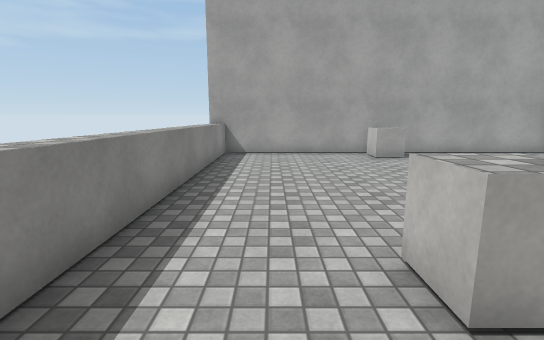
view 1 (above)

24 first-person views from a walk through a Unity game level. The camera is 1.4 m above the floor, tilts 10° down and sees 85° across. The floor is counted in squares, 1 m on a side. Each view is taken from the middle of a square. On the plan, view 1 faces up. The plan holds only what a view shows up to about 14 squares ahead; the rest is blank. The place goes on beyond the plan. The player is left out. Door leaves are left out, so doorways stand open. Surface patterns are stand-ins for the level's own textures.

view 2
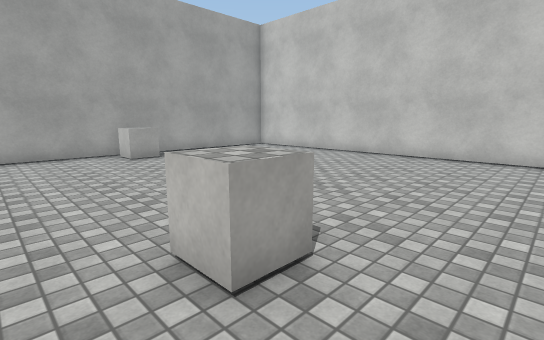

view 3
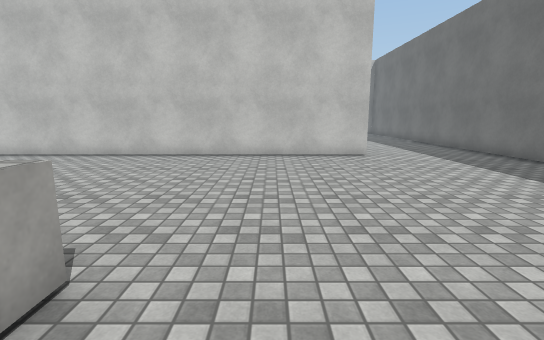

view 4
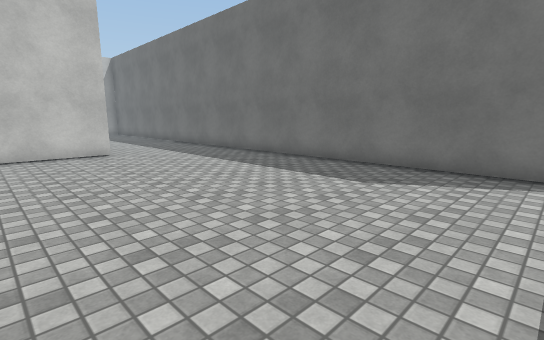

view 5
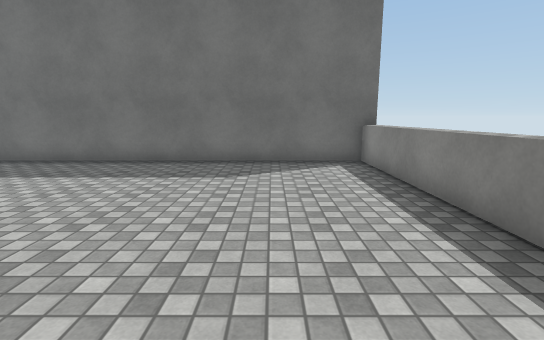

view 6
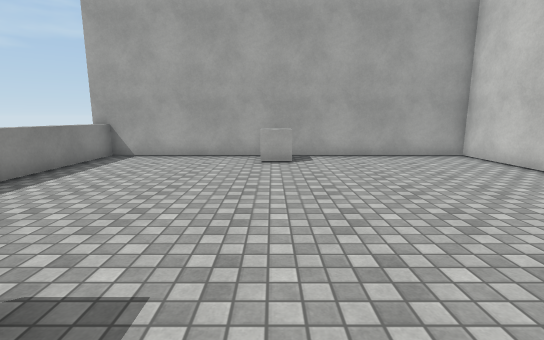

view 7
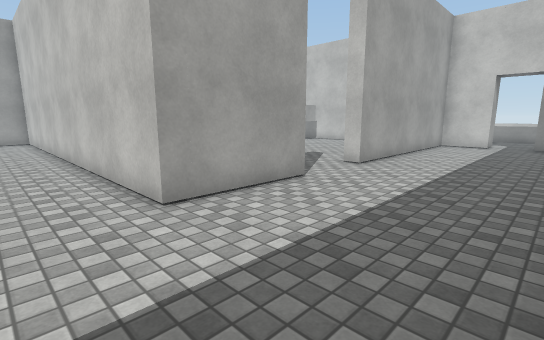

view 8
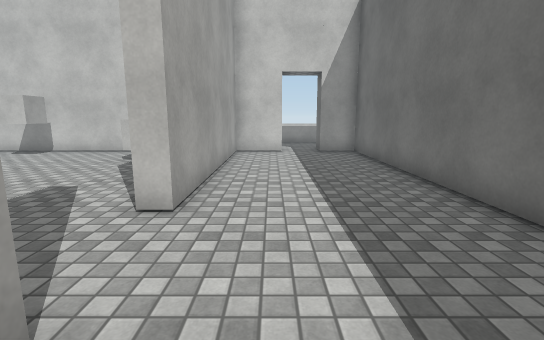

view 9
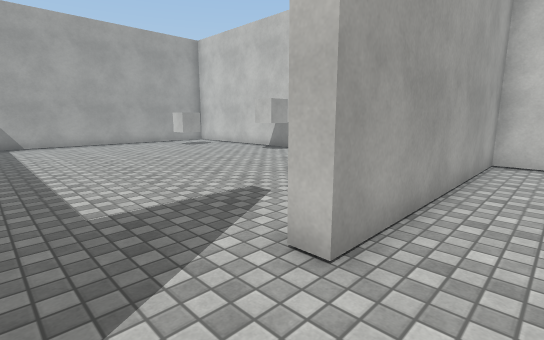

view 10
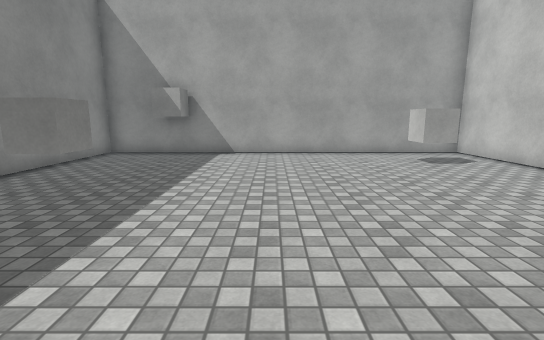

view 11
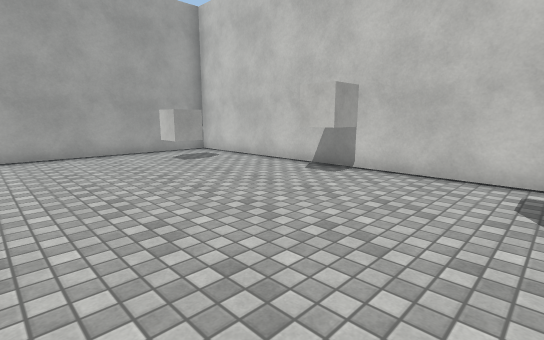

view 12
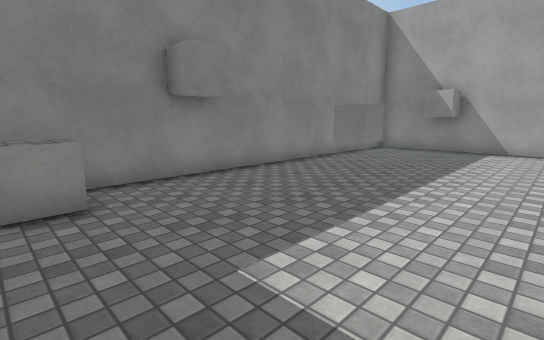

view 13
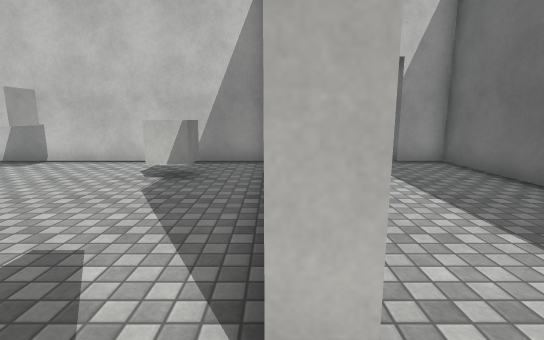

view 14
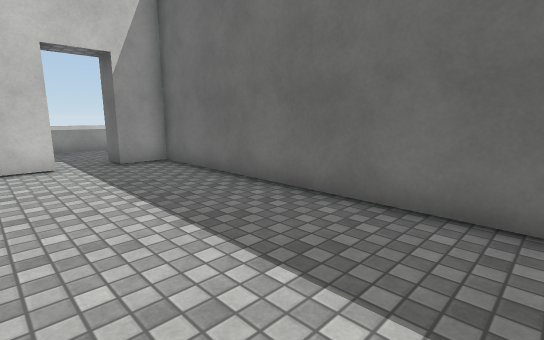

view 15
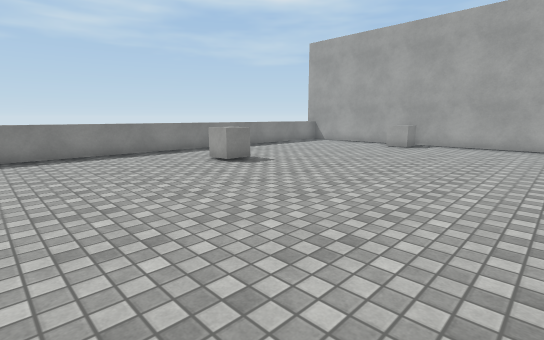

view 16
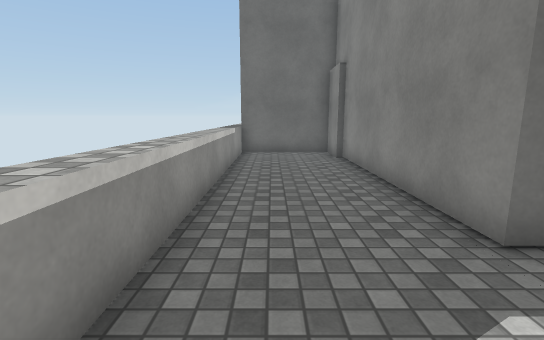

view 17
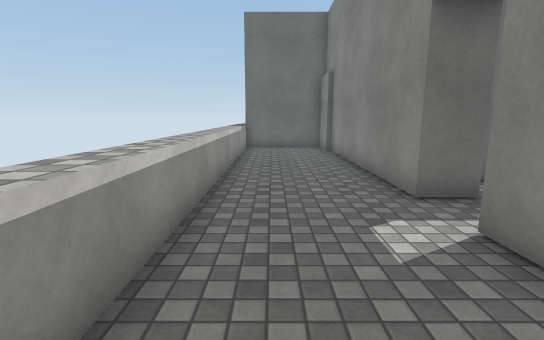

view 18
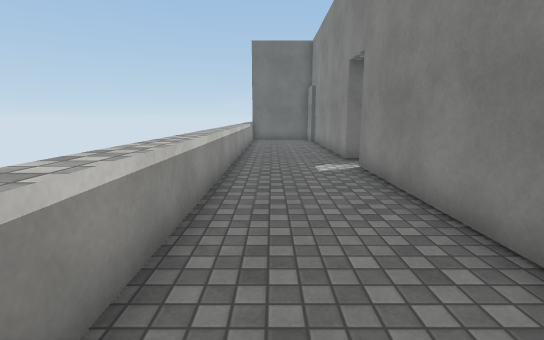

view 19
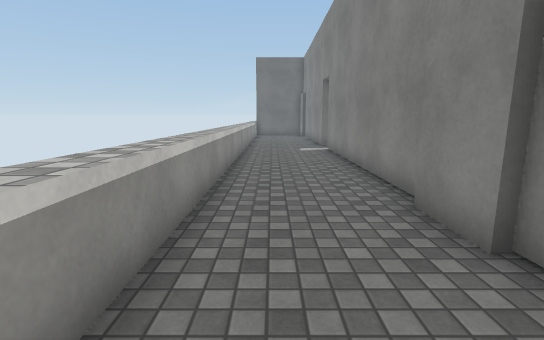

view 20
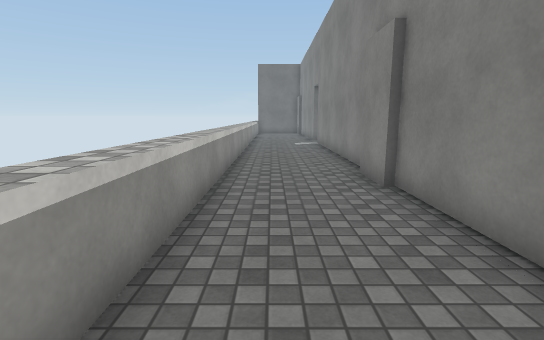

view 21
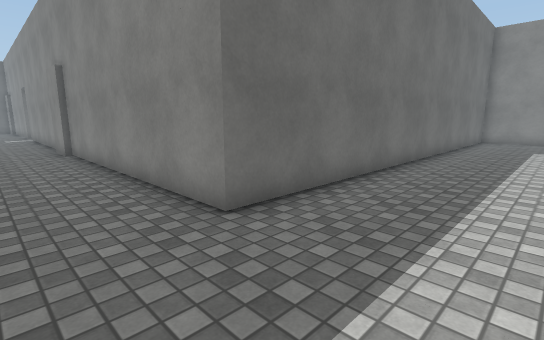

view 22
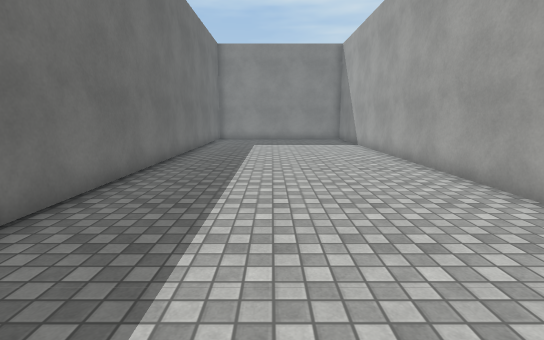

view 23
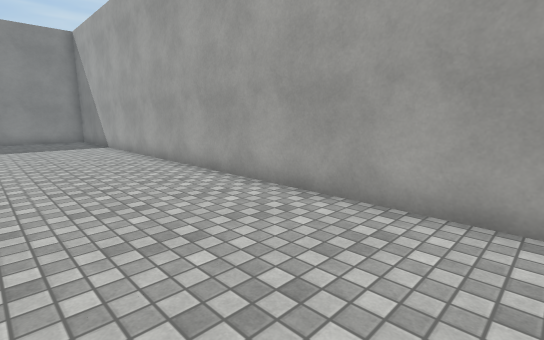

view 24
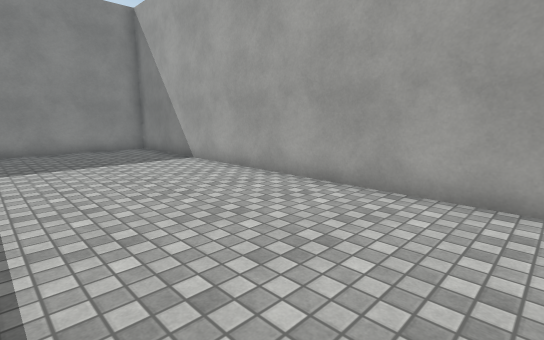

### Floor plan
Key: @ floor where view 1 was taken; # wall or solid block; . floor; D open door; = window, fence, low wall or low ledge; ^ raised ledge; O other object.
Columns run from 2 left of view 1 to 31 right of it. Each row starts with its distance up from view 1.
 23            #####################
 22            #....................
 21            #....................
 20            #....................
 19            #...................
 18            #.................. .
 17              ..................
 16               ..................
 15               ..................
 14               ###############...
 13                 #############...
 12 #############################...
 11 =.....OO.....#..OO..........#...
 10 =.....O......#...........O..#...^
  9 =............#...........O..#...^^
  8 =............#..............#...^^
  7 =............#..............#...^^
  6 =............#.OO...........#...^^
  5 =............#..O.........O.##..^^
  4 =............#............OO##..^^
  3 =...O........#..............#...^^
  2 =..OO........#..............#...^^
  1 =............#..............#...^^
  0 =.@..........#...........OO.#...^^
 -1 =............#OO.........OO.#...^^
 -2 =............#OO............#...^^
 -3 =............####...#########...^^
 -4 =...........................#...^^
 -5 =...........................#...^^
 -6 =...........................D...^^
 -7 =...........................D...^^
 -8 =...........................#...^^
 -9 #############################...^^
-10                             #...^^
-11                             #...^^
-12                             #...^^
-13                             #...^
-14                             #...^
-15                             ##..^
-16                              ####

Where each view was taken, in squares from view 1:
view 1: 0 up, 0 right, facing up
view 2: 0 up, 0 right, facing up-right
view 3: 0 up, 0 right, facing right
view 4: 0 up, 1 left, facing down-right
view 5: 1 up, 1 right, facing down
view 6: 1 up, 4 right, facing up
view 7: 8 down, 9 right, facing up-right
view 8: 5 down, 13 right, facing right
view 9: 5 down, 15 right, facing up-right
view 10: 0 up, 18 right, facing up
view 11: 0 up, 18 right, facing up-right
view 12: 2 down, 18 right, facing up-left
view 13: 3 down, 16 right, facing right
view 14: 4 down, 16 right, facing down-right
view 15: 4 down, 10 right, facing up-left
view 16: 4 down, 29 right, facing down
view 17: 2 down, 29 right, facing down
view 18: 3 up, 29 right, facing down
view 19: 8 up, 29 right, facing down
view 20: 11 up, 29 right, facing down
view 21: 18 up, 29 right, facing down-left
view 22: 18 up, 29 right, facing left
view 23: 18 up, 29 right, facing up-left
view 24: 17 up, 23 right, facing up-left
